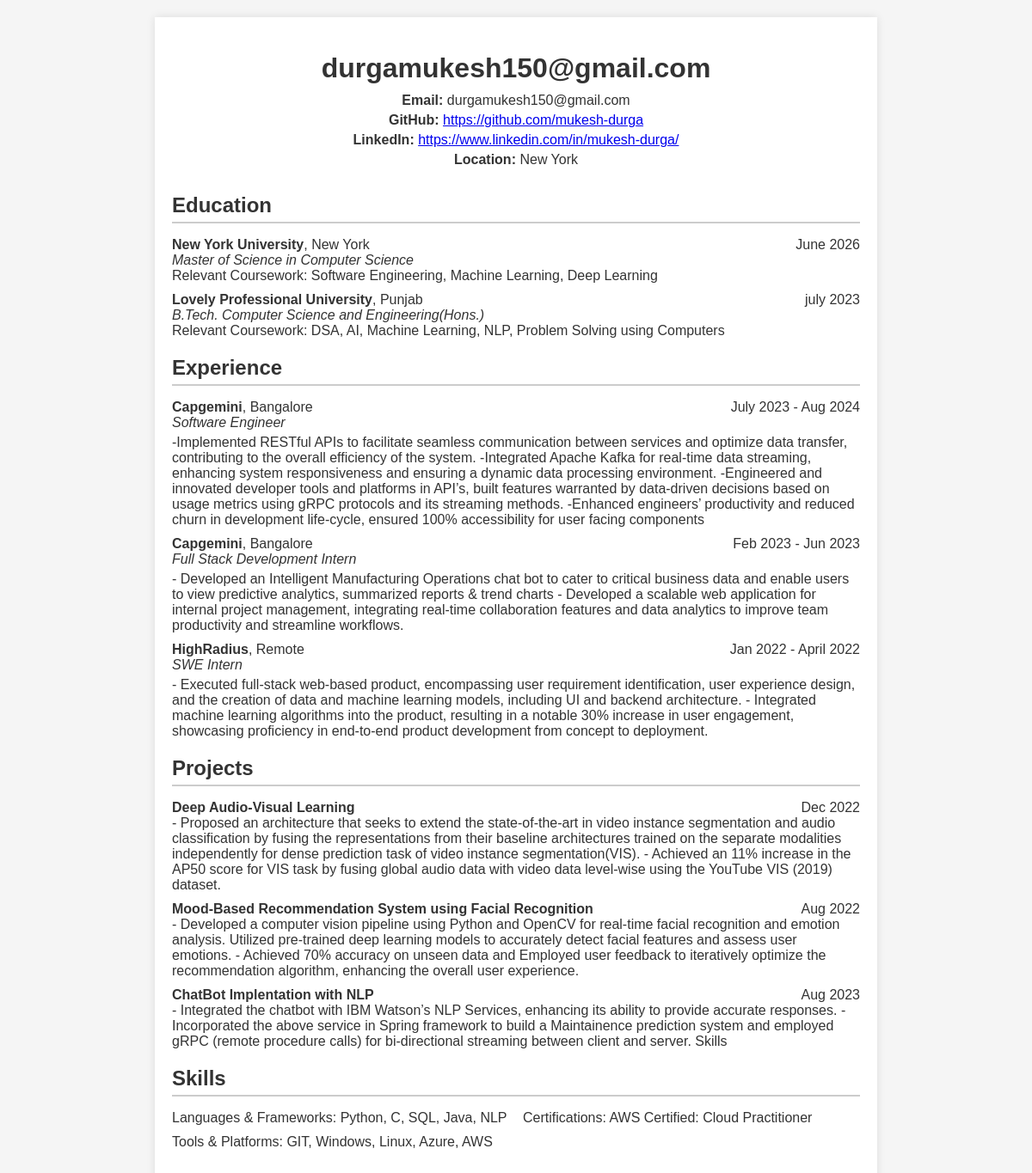
Screenshot of /resume/ with the database file from the repository.
### resume/models.py (models this page shows, shortened)
class ContactInformation(models.Model):
    email = models.EmailField()
    github = models.URLField()
    linkedin = models.URLField()
    location = models.CharField(max_length=100)

class Education(models.Model):
    institution = models.CharField(max_length=200)
    degree = models.CharField(max_length=100)
    location = models.CharField(max_length=100)
    graduation_date = models.CharField(max_length=50)  # E.g., "Jul 2023"
    coursework = models.TextField()

class Experience(models.Model):
    company = models.CharField(max_length=200)
    position = models.CharField(max_length=100)
    location = models.CharField(max_length=100)
    start_date = models.CharField(max_length=50)  # E.g., "Jul 2023"
    end_date = models.CharField(max_length=50)  # E.g., "Aug 2024"
    responsibilities = models.TextField()

class Project(models.Model):
    title = models.CharField(max_length=200)
    description = models.TextField()
    date = models.CharField(max_length=50)  # E.g., "Aug 2022"

class Skill(models.Model):
    skill_name = models.CharField(max_length=50)

### resume/views.py (the view)
# urls.py: path('', resume_view, name='resume'),
def resume_view(request):
    contact = ContactInformation.objects.first()
    educations = Education.objects.all()
    experiences = Experience.objects.all()
    projects = Project.objects.all()
    skills = Skill.objects.all()
    context = {
        'contact': contact,
        'educations': educations,
        'experiences': experiences,
        'projects': projects,
        'skills': skills
    }
    return render(request, 'resume/resume_template.html', context)

### resume/templates/resume/resume_template.html (shortened to what this page needs)
<!DOCTYPE html>
<html lang="en">
<head>
</head>
<body>
    <div class="container">
        <h1>{{ contact.email }}</h1>
        <div class="contact">
            <p><strong>Email:</strong> {{ contact.email }}</p>
            <p><strong>GitHub:</strong> <a href="{{ contact.github }}">{{ contact.github }}</a></p>
            <p><strong>LinkedIn:</strong> <a href="{{ contact.linkedin }}">{{ contact.linkedin }}</a></p>
            <p><strong>Location:</strong> {{ contact.location }}</p>
        </div>
        <div class="section education">
            <h2>Education</h2>
            <ul>
                {% for edu in educations %}
                <li>
                    <strong>{{ edu.institution }}</strong>, {{ edu.location }} <span class="date">{{ edu.graduation_date }}</span><br>
                    <em>{{ edu.degree }}</em><br>
                    Relevant Coursework: {{ edu.coursework }}
                </li>
                {% endfor %}
            </ul>
        </div>
        <div class="section experience">
            <h2>Experience</h2>
            <ul>
                {% for exp in experiences %}
                <li class="sub-section">
                    <strong>{{ exp.company }}</strong>, {{ exp.location }} <span class="date">{{ exp.start_date }} - {{ exp.end_date }}</span><br>
                    <em>{{ exp.position }}</em><br>
                    <ul class="project-desc">
                        {{ exp.responsibilities }}
                    </ul>
                </li>
                {% endfor %}
            </ul>
        </div>
        <div class="section projects">
            <h2>Projects</h2>
            <ul>
                {% for project in projects %}
                <li class="sub-section">
                    <strong>{{ project.title }}</strong> <span class="date">{{ project.date }}</span><br>
                    {{ project.description }}
                </li>
                {% endfor %}
            </ul>
        </div>
        <div class="section skills">
            <h2>Skills</h2>
            <ul>
                {% for skill in skills %}
                <li>{{ skill.skill_name }}</li>
                {% endfor %}
            </ul>
        </div>
    </div>
</body>
</html>

### resume/templates/resume/resume_template.html (style rules this page uses)
body { font-family: Arial, sans-serif; margin: 20px; padding: 0; background-color: #f5f5f5; color: #333; }
.container { max-width: 800px; margin: auto; background-color: #fff; padding: 20px; box-shadow: 0 0 10px rgba(0, 0, 0, 0.1); }
h1 { text-align: center; margin-bottom: 10px; }
.contact { text-align: center; margin-bottom: 30px; }
.contact p { margin: 5px 0; }
.section { margin-bottom: 20px; }
h2 { border-bottom: 2px solid #ccc; padding-bottom: 5px; margin-bottom: 10px; }
ul { list-style: none; padding: 0; }
li { margin-bottom: 10px; }
.skills ul { columns: 2; }
.date { float: right; }
.project-desc { margin-top: 5px; }
.sub-section { margin-bottom: 10px; }

### rows the page displays
ContactInformation: email "durgamukesh150@gmail.com", github "https://github.com/mukesh-durga", linkedin "https://www.linkedin.com/in/mukesh-durga/", location "New York"
Education: institution "New York University", location "New York", graduation_date "June 2026", degree "Master of Science in Computer Science", coursework "Software Engineering, Machine Learning, Deep Learning"
Education: institution "Lovely Professional University", location "Punjab", graduation_date "july 2023", degree "B.Tech. Computer Science and Engineering(Hons.)", coursework "DSA, AI, Machine Learning, NLP, Problem Solving using Computers"
Experience: company "Capgemini", location "Bangalore", start_date "July 2023", end_date "Aug 2024", position "Software Engineer", responsibilities "-Implemented RESTful APIs to facilitate seamless communication between services and optimize data transfer, contributing to the overall efficiency of the system. -Integrated Apache Kafka for real-time data streaming, enhancing system responsiveness and ensuring a dynamic data processing environment. -Engineered and innovated developer tools and platforms in API’s, built features warranted by data-driven decisions based on usage metrics using gRPC protocols and its streaming methods. -Enhanced engineers’ productivity and reduced churn in development life-cycle, ensured 100% accessibility for user facing components"
Experience: company "Capgemini", location "Bangalore", start_date "Feb 2023", end_date "Jun 2023", position "Full Stack Development Intern", responsibilities "- Developed an Intelligent Manufacturing Operations chat bot to cater to critical business data and enable users to view predictive analytics, summarized reports & trend charts - Developed a scalable web application for internal project management, integrating real-time collaboration features and data analytics to improve team productivity and streamline workflows."
Experience: company "HighRadius", location "Remote", start_date "Jan 2022", end_date "April 2022", position "SWE Intern", responsibilities "- Executed full-stack web-based product, encompassing user requirement identification, user experience design, and the creation of data and machine learning models, including UI and backend architecture. - Integrated machine learning algorithms into the product, resulting in a notable 30% increase in user engagement, showcasing proficiency in end-to-end product development from concept to deployment."
Project: title "Deep Audio-Visual Learning", date "Dec 2022", description "- Proposed an architecture that seeks to extend the state-of-the-art in video instance segmentation and audio classification by fusing the representations from their baseline architectures trained on the separate modalities independently for dense prediction task of video instance segmentation(VIS). - Achieved an 11% increase in the AP50 score for VIS task by fusing global audio data with video data level-wise using the YouTube VIS (2019) dataset."
Project: title "Mood-Based Recommendation System using Facial Recognition", date "Aug 2022", description "- Developed a computer vision pipeline using Python and OpenCV for real-time facial recognition and emotion analysis. Utilized pre-trained deep learning models to accurately detect facial features and assess user emotions. - Achieved 70% accuracy on unseen data and Employed user feedback to iteratively optimize the recommendation algorithm, enhancing the overall user experience."
Project: title "ChatBot Implentation with NLP", date "Aug 2023", description "- Integrated the chatbot with IBM Watson’s NLP Services, enhancing its ability to provide accurate responses. - Incorporated the above service in Spring framework to build a Maintainence prediction system and employed gRPC (remote procedure calls) for bi-directional streaming between client and server. Skills"
Skill: skill_name "Languages & Frameworks: Python, C, SQL, Java, NLP"
Skill: skill_name "Tools & Platforms: GIT, Windows, Linux, Azure, AWS"
Skill: skill_name "Certifications: AWS Certified: Cloud Practitioner"
